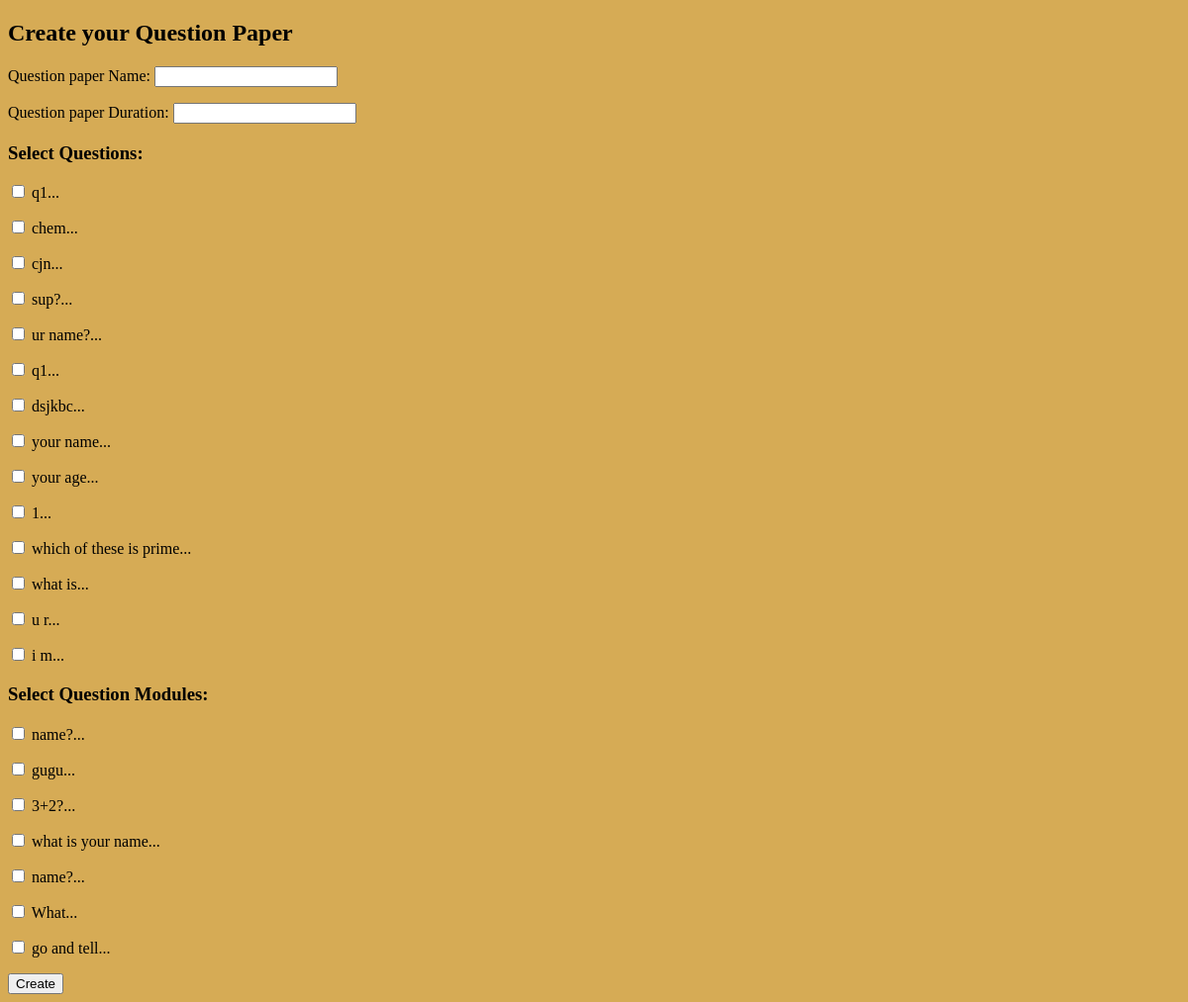
/add_paper/ (signed in), run on an earlier commit of the app's database.
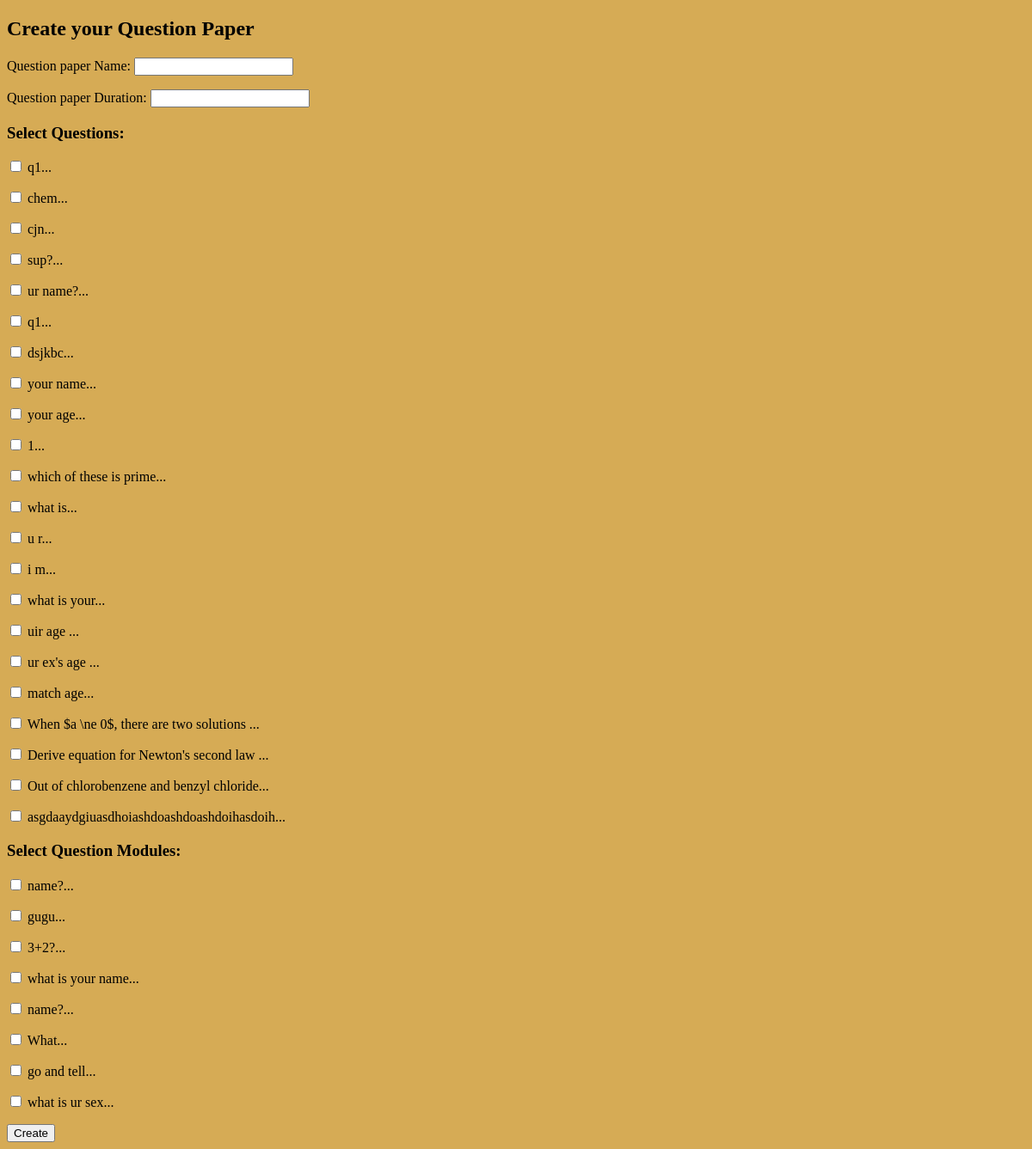
And on a later commit of the database.
### Home/models.py (models this page shows, shortened)
class Questions_Main(models.Model):
    EASY = 'Easy'
    MEDIUM = 'Medium'
    HARD = 'Hard'
    DIFFICULTY_CHOICES = [
        (EASY, 'Easy'),
        (MEDIUM, 'Medium'),
        (HARD, 'Hard'),
    ]
    username = models.CharField(max_length=150)
    qb_name = models.CharField(max_length=50)
    statement = models.TextField()
    answer = models.TextField(blank=True, null=True)
    marks = models.IntegerField()
    difficulty = models.CharField(max_length=100, choices=DIFFICULTY_CHOICES, default=EASY)
    tag = models.CharField(max_length=30)
    qtype = models.IntegerField()

class Question_Module(models.Model):
    username = models.CharField(max_length=150)
    qb_name = models.CharField(max_length=50)
    statement = models.TextField()
    marks = models.IntegerField()
    subquestions = models.IntegerField()
    ques_id_string = models.CharField(max_length=150)

### Home/views.py (the view)
# urls.py: path('add_paper/', views.add_paper, name='add_paper'),
@login_required
def add_paper(request):
    if request.method == 'POST':
        form = CountryForm(request.POST)
        qlist = request.POST.getlist('Question_List')
        qmlist = request.POST.getlist('Question_Module_List')
        qp_name = request.POST.get('QP_name')
        qp_duration = request.POST.get('Duration')
        repeated = False
        temp = created_paper.objects.filter(username = request.user.username)
        for i in temp:
            if i.name == qp_name:
                repeated=True
        if repeated==False:
            if len(qlist)!=0 or len(qmlist)!=0:
                qp = created_paper()
                qp.name = qp_name
                qp.username = request.user.username
                qp.num_ques = len(qlist)
                qp.num_ques_modules = len(qmlist)
                qp.duration = qp_duration
                ids = ""
                qm_ids=""
                marks_sum = 0
                for i in qlist:
                    id_temp = i
                    ids = ids + id_temp + " "
                    ques_temp = Questions_Main.objects.filter(id=id_temp).get()
                    marks_sum = marks_sum + ques_temp.marks
                for i in qmlist:
                    id_temp=i
                    qm_ids = qm_ids + id_temp + " "
                    ques_module_temp = Question_Module.objects.filter(id=id_temp).get()
                    marks_sum = marks_sum + ques_module_temp.marks
                qp.marks = marks_sum
                qp.total_sum_ques = len(qlist) + len(qmlist)
                qp.ques_id = ids
                qp.ques_module_id = qm_ids
                qp.save()
                return redirect('Home:your_paper')
            else:
                messages.add_message(request, messages.INFO, 'Questions cannot be empty')
                return redirect('Home:add_paper')
        else:
            messages.add_message(request, messages.INFO, 'Same Name Paper Already Exists')
            return redirect('Home:add_paper')
    else:
        form = CountryForm()
        q_list = Questions_Main.objects.filter(username=request.user.username)
        qm_list = Question_Module.objects.filter(username=request.user.username)
        q_tup = []
        qm_tup=[]
        for i in q_list:
            x=[i.id,""]
            x=tuple(x)
            q_tup.append(x)
        for i in qm_list:
            x=[i.id,""]
            x=tuple(x)
            qm_tup.append(x)
        q_tup = tuple(q_tup)
        qm_tup = tuple(qm_tup)
        form.fields["Question_List"].choices = q_tup
        form.fields["Question_Module_List"].choices = qm_tup
        for x in q_list:
            x.statement = x.statement.split("\n")[0][0:40] + "..."
        for x in qm_list:
            x.statement = x.statement.split("\n")[0][0:40] + "..."
    return render(request, 'add_paper.html', {
        'form': form,
        'q_list': q_list,
        'qm_list': qm_list
    })

### Home/forms.py
class CountryForm(forms.Form):
    OPTION = ()
    OPTION2 = ()
    QP_name = forms.CharField(max_length=150)
    Duration = forms.CharField(max_length=150)
    Question_List = forms.MultipleChoiceField(widget=forms.CheckboxSelectMultiple,
                                          choices=OPTION)
    Question_Module_List = forms.MultipleChoiceField(widget=forms.CheckboxSelectMultiple,
                                              choices=OPTION2)

### templates/add_paper.html (shortened to what this page needs)
{% extends 'base.html' %}
{% block content %}
  <h2>Create your Question Paper</h2>
 <div class="container">
  <form method="post">
      <p>Question paper Name: {{form.QP_name}}</p>
      <p>Question paper Duration: {{form.Duration}}</p>
      <h3>Select Questions: </h3>
      {% for x in form.Question_List %}
      {% with one=forloop.counter %}
      {% for ques in q_list %}
      {% with two=forloop.counter %}
      {% if one == two %}
      <p><a href="{% url 'Home:view_ques' id=ques.id %}" target="_blank"> {{x}} {{ ques.statement }}</a></p>
      {% endif %}
      {% endwith %}
      {% endfor %}
      {% endwith %}
      {% endfor %}
      <h3>Select Question Modules: </h3>
      {% for x in form.Question_Module_List %}
      {% with one=forloop.counter %}
      {% for ques in qm_list %}
      {% with two=forloop.counter %}
      {% if one == two %}
      <p><a href="{% url 'Home:ques_module_detail' id=ques.id %}" target="_blank"> {{x}} {{ ques.statement }}</a></p>
      {% endif %}
      {% endwith %}
      {% endfor %}
      {% endwith %}
      {% endfor %}
     <button type="submit" value="submit">Create</button>
  </form>
 </div>
{% endblock %}

What changed in the data, as far as the page shows it:
added Questions_Main: statement "what is your..."
added Questions_Main: statement "uir age ..."
added Questions_Main: statement "ur ex's age ..."
added Questions_Main: statement "match age..."
added Questions_Main: statement "When $a \\ne 0$, there are two solutions ..."
added Questions_Main: statement "Derive equation for Newton's second law ..."
added Questions_Main: statement "Out of chlorobenzene and benzyl chloride..."
added Questions_Main: statement "asgdaaydgiuasdhoiashdoashdoashdoihasdoih..."
added Question_Module: statement "what is ur sex..."
